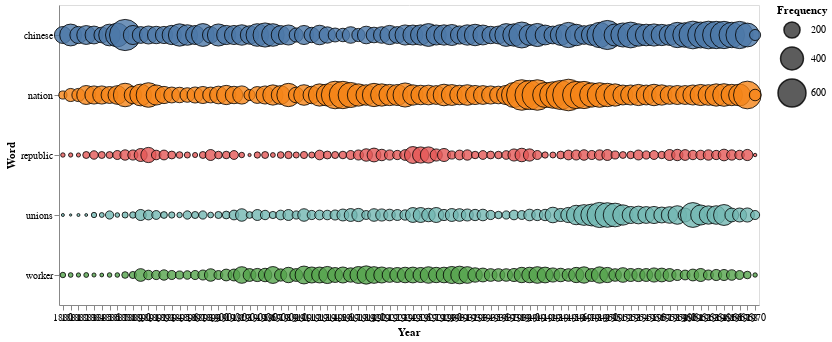

The cell this chart's notebook holds for it:
### Markdown cell above
Or perhaps you prefer bubblelines.

### Code cell
# Create a chart
alt.Chart(df_words.loc[df_words['year'] > 0]).mark_circle(
    
    # Style the circles
    opacity=0.8,
    stroke='black',
    strokeWidth=1
).encode(
    
    # Year on the X axis
    x=alt.X('year:O', axis=alt.Axis(format='c', title='Year', labelAngle=0)),
    
    # Object type on the Y axis
    y=alt.Y('word:N', title='Word'),
    
    # Size of the circles represents the number of objects
    size=alt.Size('count:Q',
        scale=alt.Scale(range=[0, 1000]),
        legend=alt.Legend(title='Frequency')
    ),
    
    # Color the circles by object type
    color=alt.Color('word:N', legend=None),
    
    # More details on hover
    tooltip=[alt.Tooltip('word:N', title='Word'), alt.Tooltip('year:O', title='Year'), alt.Tooltip('count:Q', title='Frequency', format=',')]
).properties(
    width=700,
    height=300
)

### Figure 1 — Vega-Lite specification as saved in the notebook (floating-point values rounded to 4 significant figures; data arrays with more than 128 entries replaced by an {"elided": "..."} marker saying what was removed)
{"$schema": "https://vega.github.io/schema/vega-lite/v3.3.0.json", "config": {"mark": {"tooltip": null}, "view": {"height": 300, "width": 400}}, "data": {"name": "data-3665182678660ceb7418c136167bf906"}, "datasets": {"data-3665182678660ceb7418c136167bf906": {"elided": "450 records"}}, "encoding": {"color": {"field": "word", "legend": null, "type": "nominal"}, "size": {"field": "count", "legend": {"title": "Frequency"}, "scale": {"range": [0, 1000]}, "type": "quantitative"}, "tooltip": [{"field": "word", "title": "Word", "type": "nominal"}, {"field": "year", "title": "Year", "type": "ordinal"}, {"field": "count", "format": ",", "title": "Frequency", "type": "quantitative"}], "x": {"axis": {"format": "c", "labelAngle": 0, "title": "Year"}, "field": "year", "type": "ordinal"}, "y": {"field": "word", "title": "Word", "type": "nominal"}}, "height": 300, "mark": {"opacity": 0.8, "stroke": "black", "strokeWidth": 1, "type": "circle"}, "width": 700}
